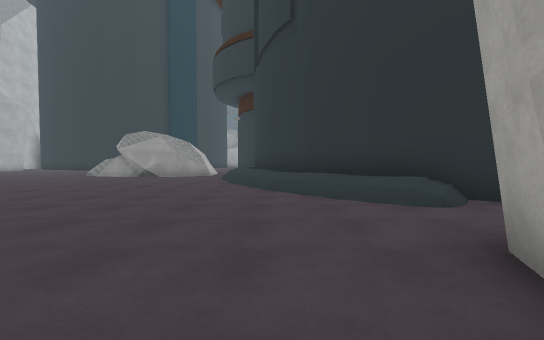
[1] (above)

20 first-person views from a walk through a 3-D level made in the Unity game engine. The camera is 1.3 m above the floor, tilts 2° down and sees 90° across. The floor is counted in squares, 2 m on a side. Each view is taken from the middle of a square. On the plan, view 1 faces up. The plan holds only what a view shows up to about 9 squares ahead; the rest is blank. The place goes on beyond the plan. The player character is not drawn. Some surface patterns are stand-ins.

[2]
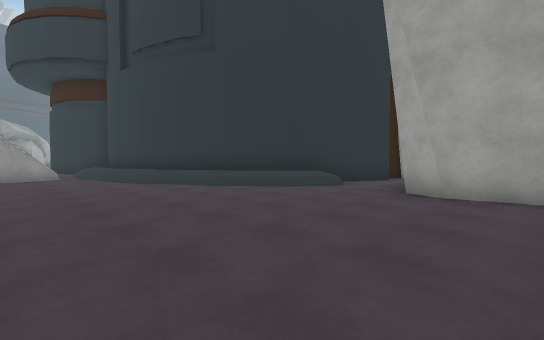

[3]
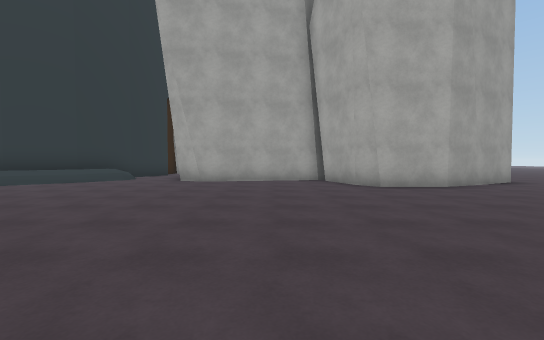

[4]
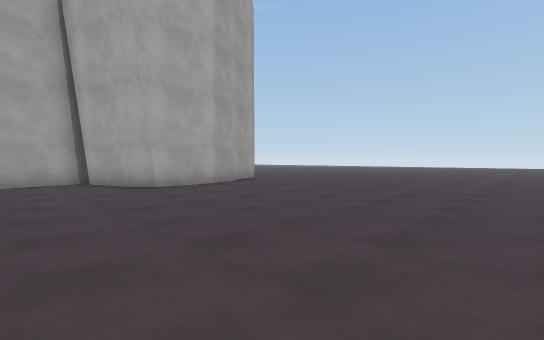

[5]
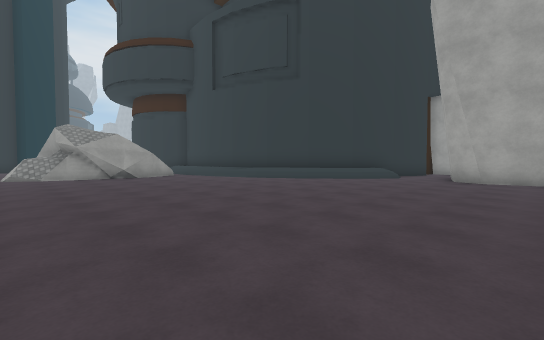

[6]
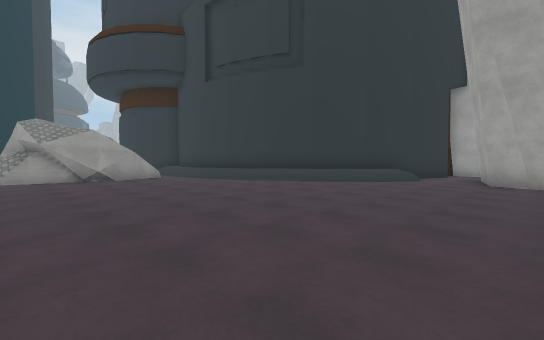

[7]
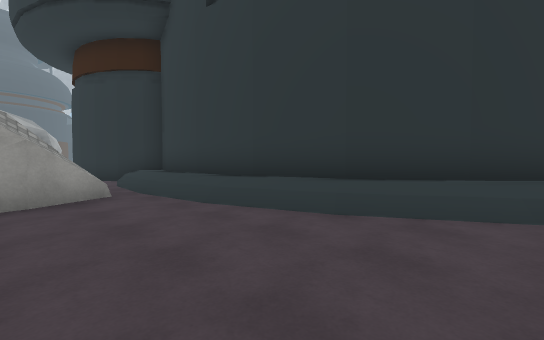

[8]
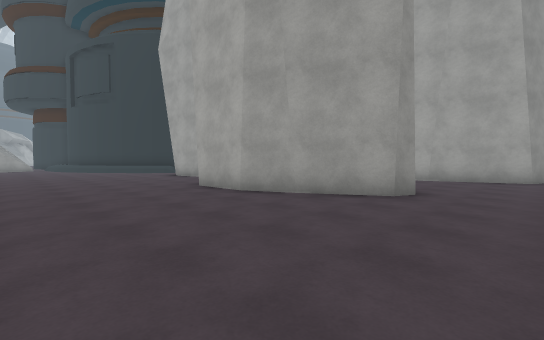

[9]
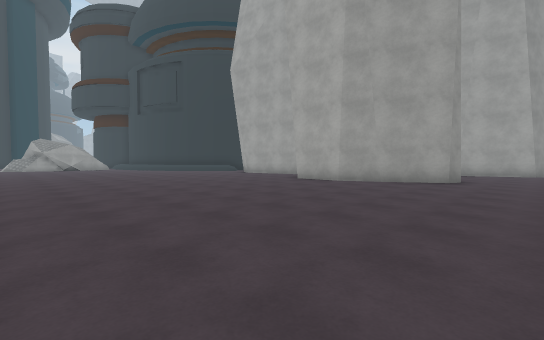

[10]
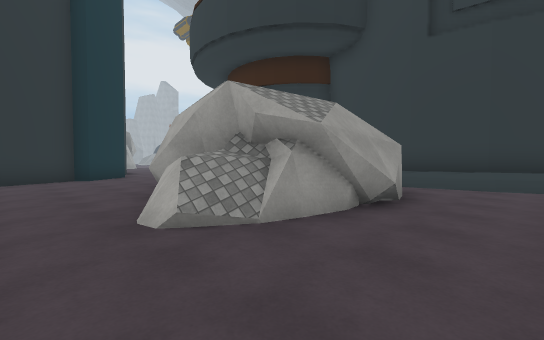

[11]
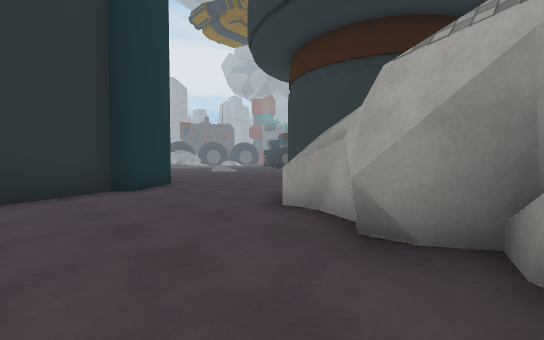

[12]
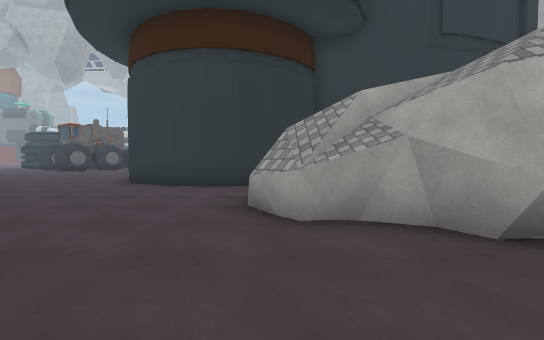

[13]
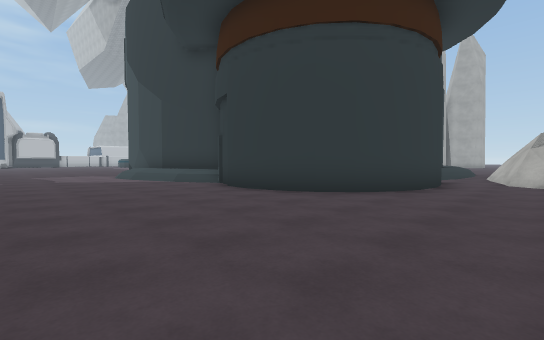

[14]
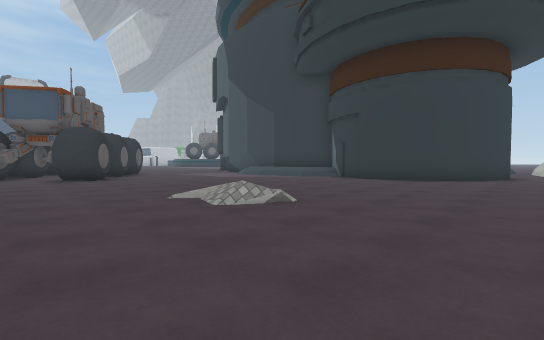

[15]
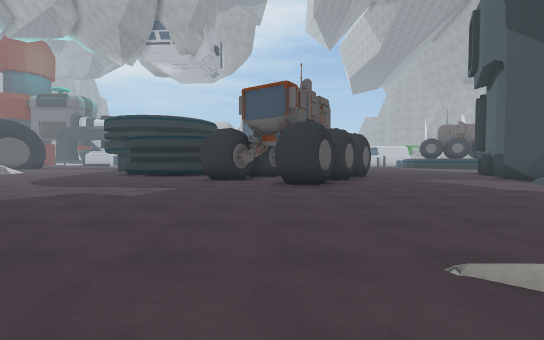

[16]
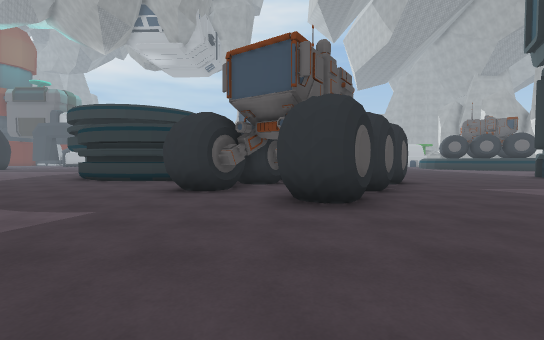

[17]
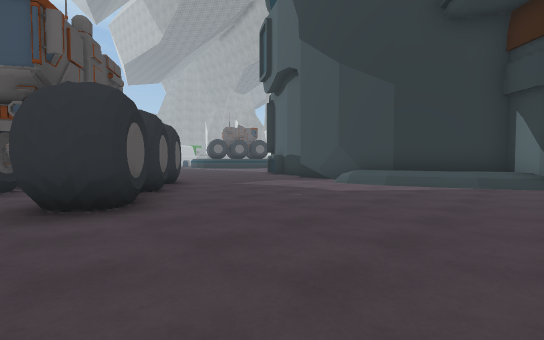

[18]
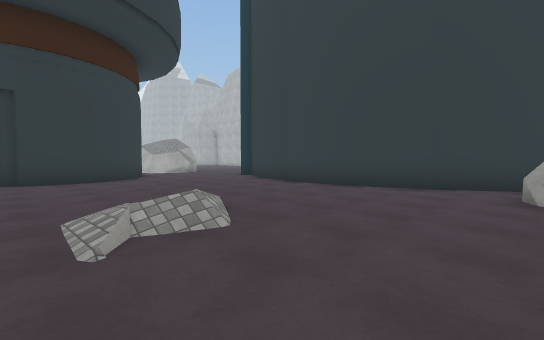

[19]
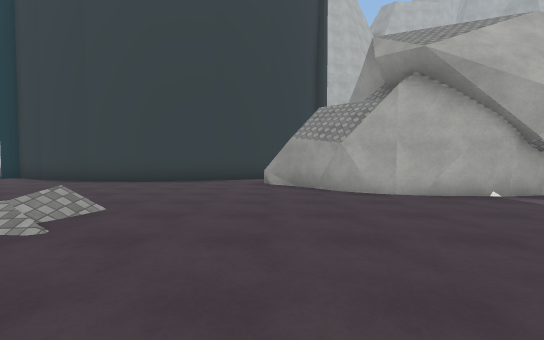

[20]
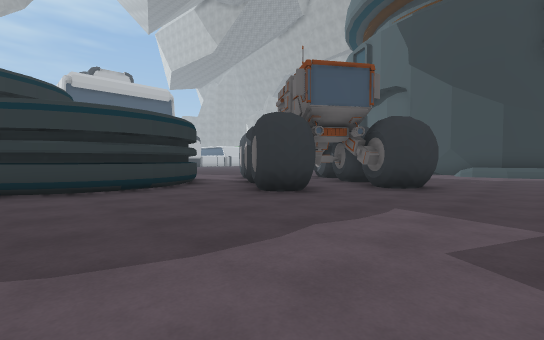

### Floor plan
Key: @ floor where view 1 was taken; # wall or solid block; . main floor; : floor 0.75 m higher than the main floor; / step, stairs or slope; = window, fence, low wall or low ledge; ^ raised ledge; B building.
Columns run from 9 left of view 1 to 13 right of it. Each row starts with its distance up from view 1.
 35         #     .......B
 34         #.    ......BB
 33        ##..  .......BB
 32       ##.............B
 31      ##...........##.BB
 30    #.#............###..
 29    ##...........######
 28     #...../.....####
 27     #....//......###
 26     #...../........##
 25     #...............#
 24     #.................
 23     #.................
 22    ##..........//.....
 21    #.....##.///:### ..
 20   ##....#######^
 19 ###....##
 18 .......#
 17 .......#
 16 ...^##.##
 15 ...####.##
 14 ..##  #/:#
 13 ..##  #/:=
 12 .=##  #//#
 11 ..=###^/:#
 10 ......./:#
  9 ......../#
  8  ......./#^
  7  .......//#
  6  ......../:##
  5  ........./:##
  4  ..........//##
  3  ..............
  2  ..........##
  1  ..........#
  0  ........@.#
 -1  ..........#
 -2  ..........#
 -3  .........##
 -4  ........##
 -5  ........#
 -6  ........##
 -7  .........#   .#
 -8  .........##...#
 -9  ..............##
-10  ...............#

Where each view was taken, in squares from view 1:
view 1: 0 up, 0 right, facing up
view 2: 0 up, 4 left, facing up-right
view 3: 1 down, 7 left, facing right
view 4: 1 down, 7 left, facing down-right
view 5: 0 up, 8 left, facing up-right
view 6: 1 up, 7 left, facing up-right
view 7: 6 up, 4 left, facing up-right
view 8: 10 down, 4 left, facing up-right
view 9: 10 down, 8 left, facing up-right
view 10: 9 up, 9 left, facing up-right
view 11: 13 up, 9 left, facing up-right
view 12: 16 up, 9 left, facing right
view 13: 25 up, 4 left, facing down-right
view 14: 30 up, 3 left, facing down-right
view 15: 29 up, 0 right, facing right
view 16: 29 up, 3 right, facing right
view 17: 29 up, 3 right, facing down-right
view 18: 30 up, 2 right, facing down-left
view 19: 30 up, 4 right, facing left
view 20: 35 up, 5 right, facing down-right
